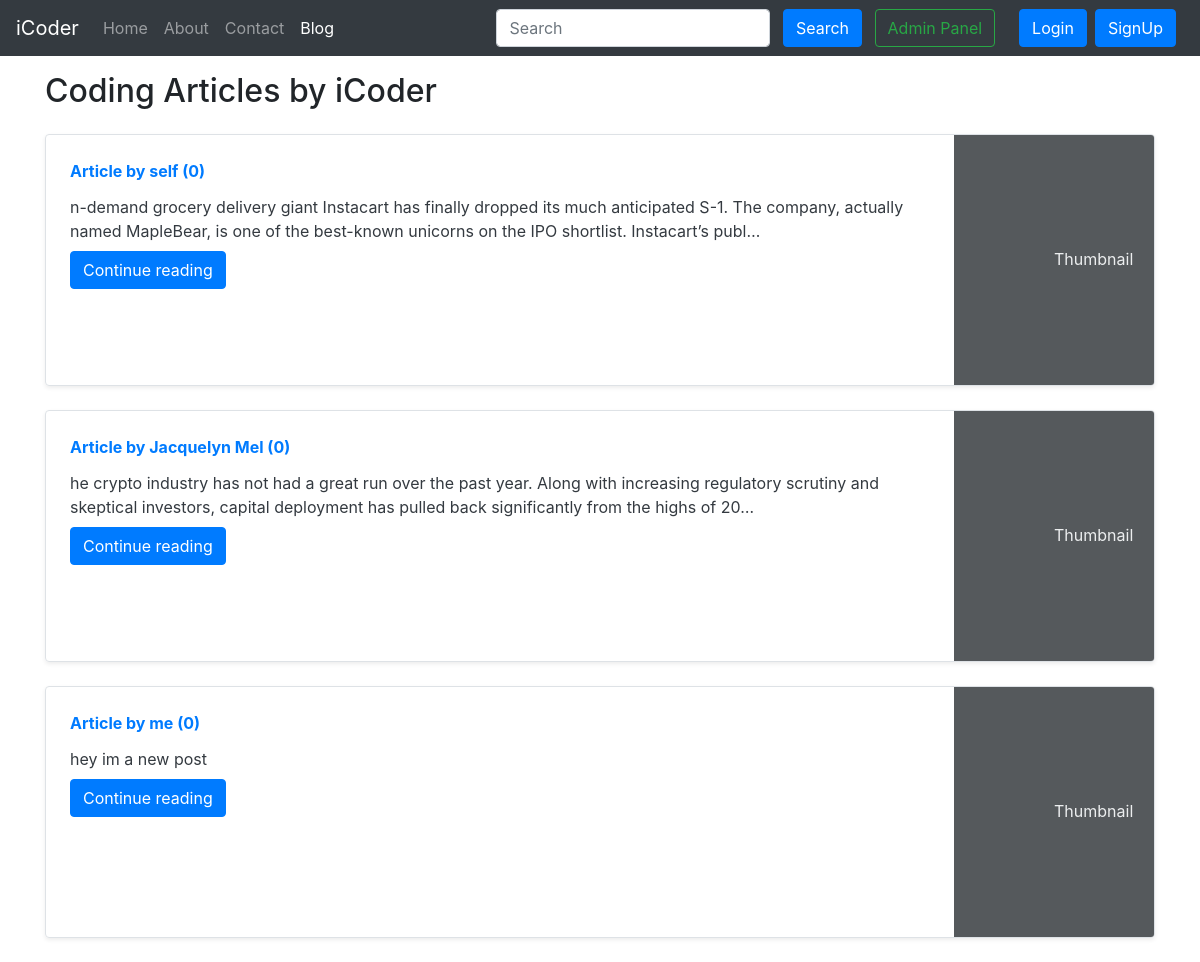
Screenshot of /blog/ with the database file from the repository.
### blog/models.py (models this page shows, shortened)
class post(models.Model):
    sno = models.AutoField(primary_key=True)
    title = models.CharField(max_length=255)
    content = models.TextField()
    author = models.CharField(max_length=13)
    slug = models.CharField(max_length=150)
    views = models.IntegerField(default=0)
    timeStamp = models.DateTimeField(blank=True)

### blog/views.py (the view)
# urls.py: path('', views.bloghome, name='bloghome'),
def bloghome(request):
    allPosts = post.objects.all()
    context = {'allPosts': allPosts}
    return render(request, "blog/blogHome.html", context)

### templates/blog/bloghome.html (shortened to what this page needs)
{% extends 'base.html' %}
{% block blogactive %} active {% endblock blogactive %}
{% block body %}
<div class="container my-3">
    <h2>Coding Articles by iCoder</h2>
    {% for post in allPosts  %}
    <div class="row no-gutters border rounded overflow-hidden flex-md-row mb-4 shadow-sm h-md-250 my-4 position-relative">
        <div class="col p-4 d-flex flex-column position-static">
            <strong class="d-inline-block mb-2 text-primary">Article  by {{post.author}} ({{post.views}})</strong>
            <h3 class="mb-0"><a class="text-dark" href="/blog/{{post.slug}}"{{post.title}} </a> </h3>
            <p class="card-text mb-auto">{{post.content|safe |truncatechars:200}}</p>
            <div class="my-2">
            	<a href="/blog/{{post.slug}}" role="button" class="btn btn-primary">Continue reading</a>
            </div>
        </div>
        <div class="col-auto d-none d-lg-block">
            <svg class="bd-placeholder-img" width="200" height="250" xmlns="http://www.w3.org/2000/svg" preserveAspectRatio="xMidYMid slice" focusable="false" role="img" aria-label="Placeholder: Thumbnail">
                <rect width="100%" height="100%" fill="#55595c"></rect><text x="50%" y="50%" fill="#eceeef" dy=".3em">Thumbnail</text>
            </svg>
        </div>
        </div>
        {% endfor %}
    </div>
 {% endblock %}

### templates/base.html (shortened to what this page needs)
<!doctype html>
<html lang="en">
  <head>
    <link rel="stylesheet" href="https://stackpath.bootstrapcdn.com/bootstrap/4.5.2/css/bootstrap.min.css">
  </head>
  <body>
    <nav class="navbar navbar-expand-lg navbar-dark bg-dark">
        <a class="navbar-brand" href="/">iCoder</a>
        <div class="collapse navbar-collapse" id="navbarSupportedContent">
          <ul class="navbar-nav mr-auto">
            <li class="nav-item {% block homeactive %}  {% endblock homeactive %}">
              <a class="nav-link" href="/">Home <span class="sr-only">(current)</span></a>
            </li>
            <li class="nav-item {% block aboutactive %}  {% endblock aboutactive %}" >
              <a class="nav-link" href="/about">About</a>
            </li>
            <li class="nav-item {% block contactactive %}  {% endblock contactactive %} ">
              <a class="nav-link" href="/contact">Contact</a>
            </li>
            <li class="nav-item {% block blogactive %}  {% endblock blogactive %} ">
              <a class="nav-link" href="/blog">Blog</a>
            </li>
          </ul>
          <div class="ml-auto form-inline ">
          <form method="get" action="/search"class="my-2 my-lg-0 mx-3">
            <input class="form-control mr-sm-2" type="search" placeholder="Search" aria-label="Search" name="query" id="query">
            <button class="btn btn-primary my-2 my-sm-0 " type="submit">Search</button>
            <a href="/admin" role="button" target="_blank" class="btn btn-outline-success m-2 my-sm-0"> Admin Panel </a>
          </form>
{% if user.is_authenticated %}
<ul class="navbar-nav mr-2">
<li class="nav-item dropdown">
<a class="nav-link dropdown-toggle" href='#' id="navbarDropdown" role="button" data-toggle="dropdown"> Welcome {{request.user}}</a>
<div class="dropdown-menu" aria-labelledby="navbarDropdown">
          <a class="dropdown-item" href="/logout">Logout</a>
        </div>
      </li>
      </ul>
      </div>
{% else %}
<button type="button" class="btn btn-primary mr-2" data-toggle="modal" data-target="#loginModal">
Login
</button>
<button type="button" class="btn btn-primary mr-2" data-toggle="modal" data-target="#signupModal">
SignUp
</button>
{% endif %}
        </div>
      </nav>
      {% block body %}  {% endblock body %}
  </body>
</html>

### rows the page displays
post: author "self", views "0", content "n-demand grocery delivery giant Instacart has finally dropped its much anticipated S-1. The company, actually named MapleBear, is one of the best-known unicorns on the IPO shortlist. Instacart’s publ…"
post: author "Jacquelyn Mel", views "0", content "he crypto industry has not had a great run over the past year. Along with increasing regulatory scrutiny and skeptical investors, capital deployment has pulled back significantly from the highs of 20…"
post: author "me", views "0", content "hey im a new post"
